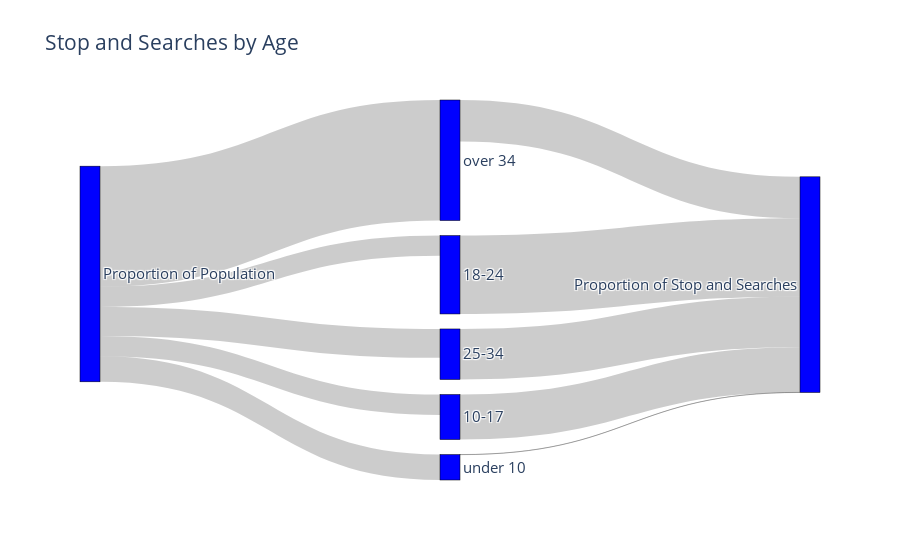

Write notebook code for a chart like this one.
### Code cell
# create dataframe containing population and stop and search data by age
sas_age = sas.groupby('age_range').age_range.count()
sas_age = sas_age.loc[['under 10', '10-17', '18-24', '25-34', 'over 34']]/sas_age.sum()*100

under_10 = 6.2+5.6
ten_17 = 5.8+3.7
eighteen_24 = 9.4
twentyfive_34 = 6.8+6.6
over_35 = 100 - under_10 - ten_17 - eighteen_24 - twentyfive_34
population_age = pd.Series([under_10, ten_17, eighteen_24, twentyfive_34, over_35],
                           index = ['under 10', '10-17', '18-24', '25-34', 'over 34'])

sas_age = pd.DataFrame({'population': population_age, 'sas': sas_age, }, index = sas_age.index)

# create sankey diagram
create_sankey(sas_age, 'Stop and Searches by Age')

### Figure 1 — Plotly figure (JSON) as saved in the notebook; plotly's stock layout.template omitted (floating-point values rounded to 4 significant figures)
{"data": [{"link": {"source": [0, 0, 0, 0, 0, 1, 2, 3, 4, 5], "target": [1, 2, 3, 4, 5, 6, 6, 6, 6, 6], "value": [11.8, 9.5, 9.4, 13.4, 55.9, 0.057, 20.89, 36.36, 23.44, 19.26]}, "node": {"color": "blue", "label": ["Proportion of Population", "under 10", "10-17", "18-24", "25-34", "over 34", "Proportion of Stop and Searches"], "line": {"color": "black", "width": 0.5}, "pad": 15, "thickness": 20}, "type": "sankey"}], "layout": {"font": {"size": 15}, "title": {"text": "Stop and Searches by Age"}}}
